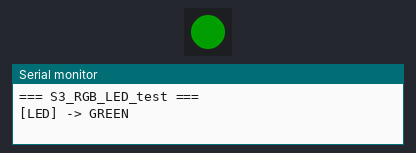
A program run on a simulated ESP32-S3. On the bench: 1 RGB LEDs in strip order, left to right, the last lines printed to the serial monitor. Dim RGB values are drawn brighter than linear.

Above: at 1.3 s.
At 3.3 s:
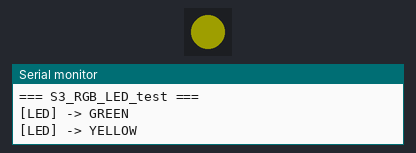
At 5.3 s:
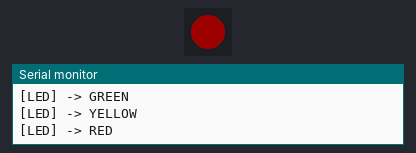
Timing chart, 0 to 8.1 s (numbered marks = the images above):
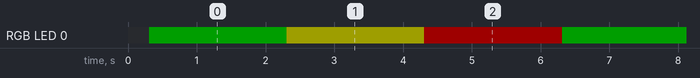

Measured:
- by itself, RGB LED 0: repeats every 6.0 s: RGB(30, 30, 0) 2.0 s, RGB(30, 0, 0) 2.0 s, RGB(0, 30, 0) 2.0 s
- by itself, everything shown: repeats every 6.0 s, in 3 steps

The program:

main.cpp
```cpp
/**
 * S3_RGB_LED_test — src/main.cpp
 *
 * WS2812 RGB LED module test on ESP32-S3.
 *
 * Pin mapping:
 *   GPIO 4 — VCC  (module powered from GPIO; keep brightness ≤ 30 to stay within 12 mA limit)
 *   GPIO 5 — DI   (data in — NeoPixel signal)
 *   GPIO 6 — DO   (data out — not used for single LED)
 *
 * Sequence (loops):  GREEN → YELLOW → RED, 2 s each
 */

#include <Arduino.h>
#include <Adafruit_NeoPixel.h>

#define PIN_VCC      4
#define PIN_DI       5
#define NUM_LEDS     1
#define BRIGHTNESS   30          // ~12% — stays within GPIO 12 mA drive limit
#define INTERVAL_MS  2000

Adafruit_NeoPixel led(NUM_LEDS, PIN_DI, NEO_GRB + NEO_KHZ800);

struct ColorEntry {
    uint8_t     r, g, b;
    const char *name;
};

static const ColorEntry STATES[] = {
    { 0,   255,   0, "GREEN"  },
    { 255, 255,   0, "YELLOW" },
    { 255,   0,   0, "RED"    },
};
static const int NUM_STATES = sizeof(STATES) / sizeof(STATES[0]);

static void showColor(int idx) {
    led.setPixelColor(0, led.Color(STATES[idx].r, STATES[idx].g, STATES[idx].b));
    led.show();
    Serial.printf("[LED] -> %s\n", STATES[idx].name);
}

void setup() {
    Serial.begin(115200);
    delay(300);
    Serial.println("=== S3_RGB_LED_test ===");

    pinMode(PIN_VCC, OUTPUT);
    digitalWrite(PIN_VCC, HIGH);
    delay(10);

    led.begin();
    led.setBrightness(BRIGHTNESS);
    showColor(0);
}

void loop() {
    static int      stateIdx = 0;
    static uint32_t lastMs   = 0;

    if (lastMs == 0) lastMs = millis();

    if ((uint32_t)(millis() - lastMs) >= INTERVAL_MS) {
        stateIdx = (stateIdx + 1) % NUM_STATES;
        showColor(stateIdx);
        lastMs = millis();
    }
}
```
